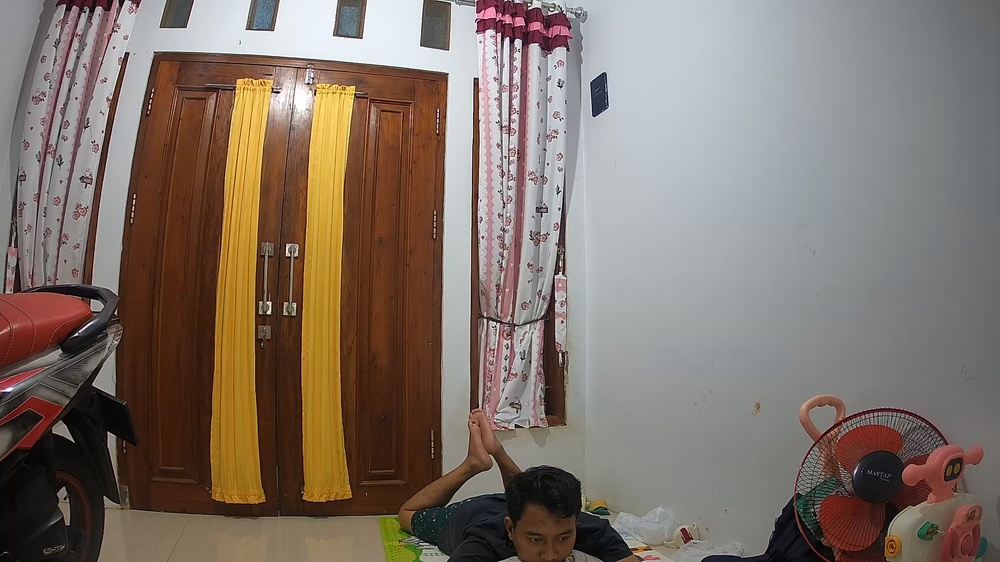
#> input picture storage/datasets/ball/raw/camera14_ball_20260707_205423_697689.jpg, 1000 x 562 px, shrunk from 2560 x 1440 before the run
$ python -i ball_detector.py   (imports and definitions only)
#> lines starting #> are read from the running program, lines starting #| are printed output that depends on the picture; after the words box and inside, x2 and y2 are one past the last pixel; in counts of white or black regions, pixels touching at a corner belong together
#> further down, picture is the input picture: shape (562, 1000, 3); mean B, G, R 104.8, 114.7, 127.6
import cv2
import numpy as np


class BallDetector:

    def __init__(self):
        self.min_area = 8
        self.max_area = 500

    def detect(self, frame):
        hsv = cv2.cvtColor(frame, cv2.COLOR_BGR2HSV)
#> hsv: shape (562, 1000, 3); mean H, S, V 60.1, 71.3, 131.1

        lower = np.array([25, 40, 80])
        upper = np.array([95, 255, 255])

        mask = cv2.inRange(hsv, lower, upper)
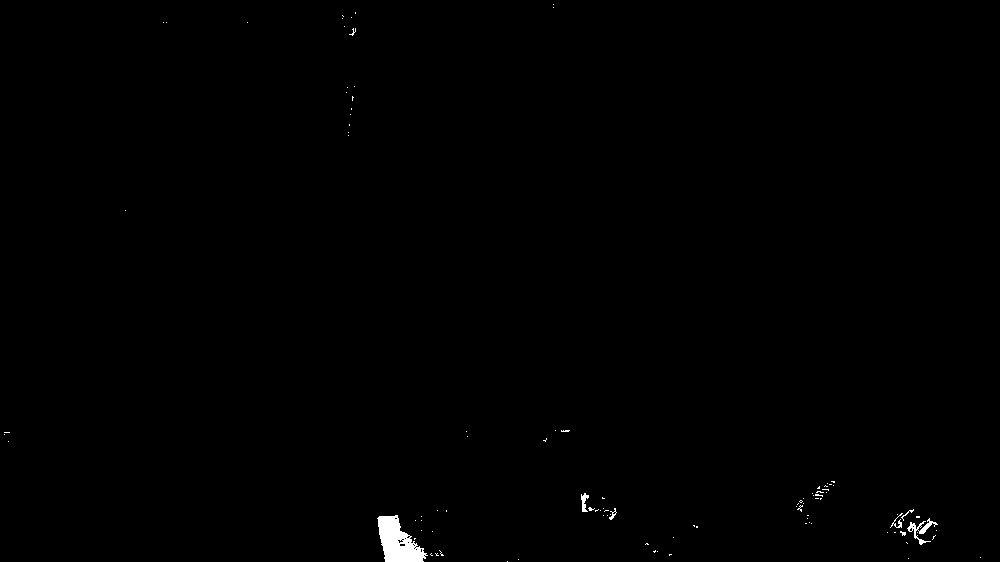
#> mask: shape (562, 1000); 0.38% white; 100 white regions (94 under 20 px), largest, box (x1, y1, x2, y2) and area: (377, 515, 428, 562) 1385, (907, 518, 938, 545) 225, (581, 493, 589, 512) 85, (890, 513, 903, 528) 53, (609, 508, 617, 520) 35, (901, 509, 914, 521) 27

        mask = cv2.medianBlur(mask, 5)
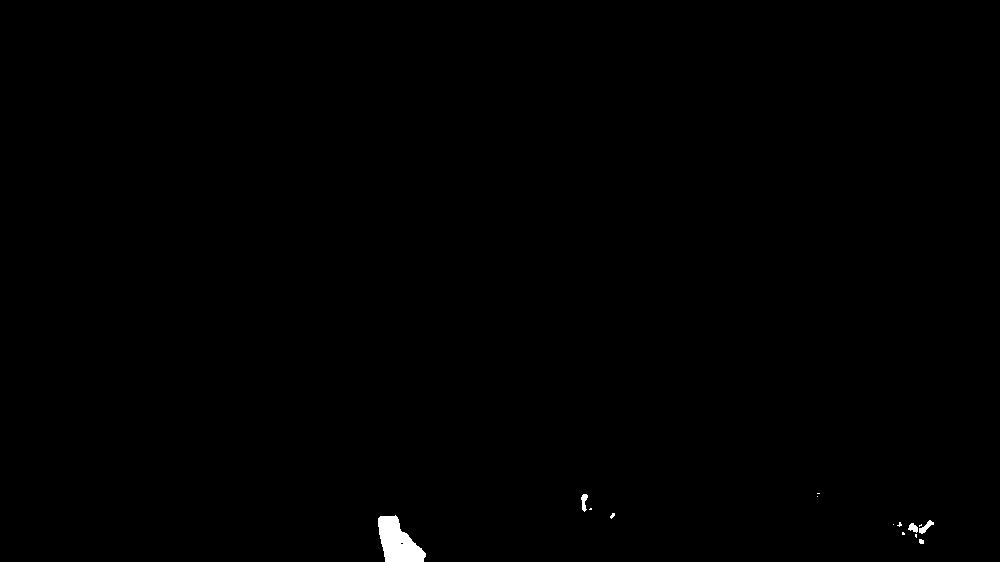
#> mask: shape (562, 1000); 0.3% white; 14 white regions (9 under 20 px), largest, box (x1, y1, x2, y2) and area: (378, 515, 426, 562) 1406, (919, 520, 934, 534) 86, (581, 494, 588, 512) 76, (908, 523, 918, 533) 63, (919, 539, 924, 544) 22
        mask = cv2.erode(mask, None, iterations=1)
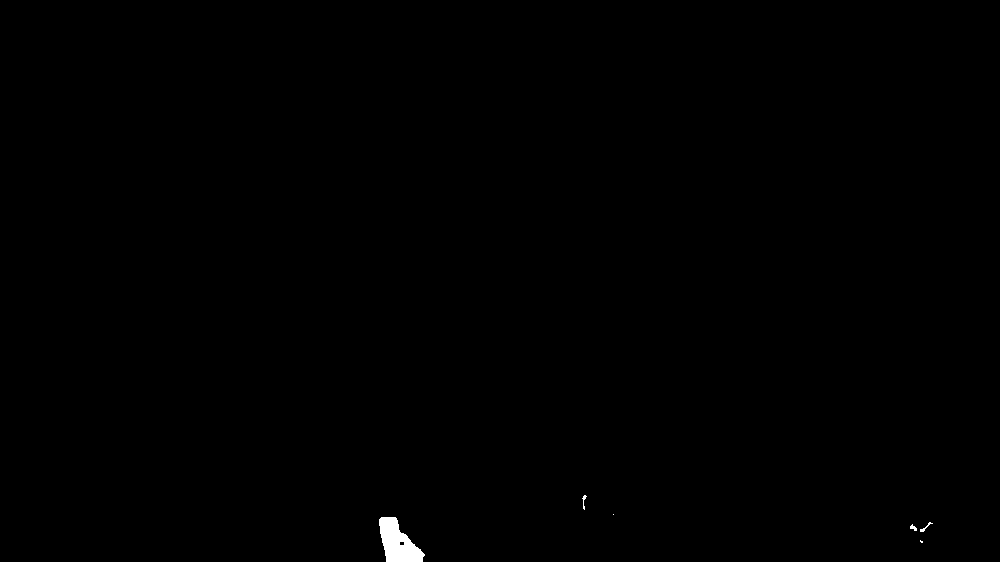
#> mask: shape (562, 1000); 0.24% white; 6 white regions (2 under 20 px), largest, box (x1, y1, x2, y2) and area: (379, 517, 425, 562) 1248, (920, 522, 933, 532) 32, (582, 495, 587, 510) 28, (910, 524, 917, 531) 27
        mask = cv2.dilate(mask, None, iterations=2)
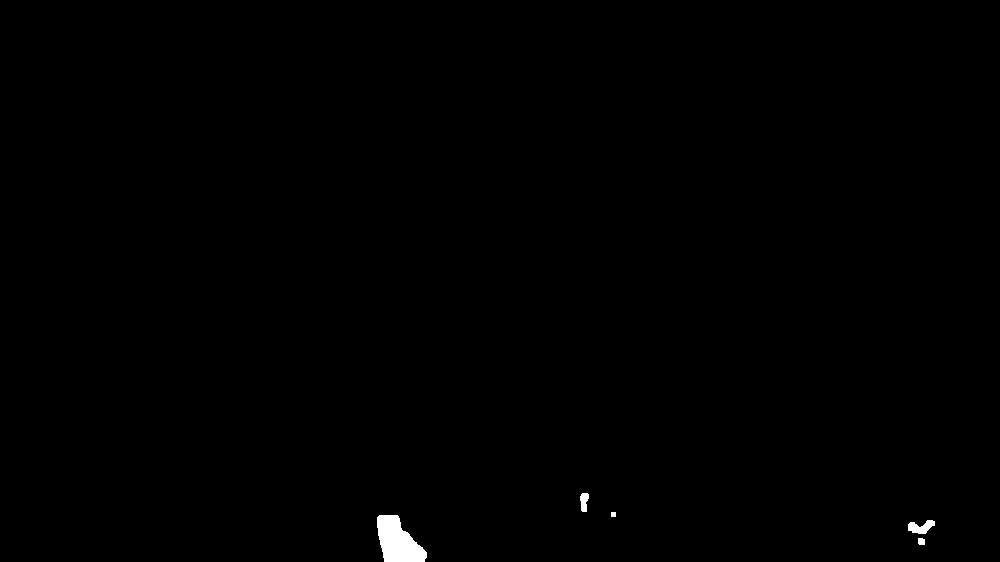
#> mask: shape (562, 1000); 0.35% white; 5 white regions

        contours, _ = cv2.findContours(
            mask,
            cv2.RETR_EXTERNAL,
            cv2.CHAIN_APPROX_SIMPLE
        )
#> contours = 5 contours, 1 with area under 20; largest, box (x1, y1, x2, y2) and area: (377, 515, 427, 562) 1479, (908, 520, 935, 534) 199, (580, 493, 589, 512) 104, (918, 538, 925, 545) 34

        detections = []

        for contour in contours:
            area = cv2.contourArea(contour)

            if area < self.min_area or area > self.max_area:
                continue

            x, y, w, h = cv2.boundingRect(contour)

            ratio = w / float(h) if h else 0

            if ratio < 0.5 or ratio > 2.0:
                continue

            detections.append({
                "label": "ball",
                "confidence": 0.5,
                "x1": int(x),
                "y1": int(y),
                "x2": int(x + w),
                "y2": int(y + h),
                "cx": int(x + w / 2),
                "cy": int(y + h / 2),
                "width": int(w),
                "height": int(h),
                "area": float(area)
            })
#> this loop made 5 passes
#> (area, x, y, w, h, ratio) on passes 1, 2, 5: (34, 918, 538, 7, 7, 1), (199, 908, 520, 27, 14, 1.93), (104.5, 580, 493, 9, 19, 0.474)
#> area on pass 3: 1479
#> after the loop, detections = 3 items

        detections = sorted(
            detections,
            key=lambda d: d["area"],
            reverse=True
        )

        return detections[:1]

    def draw(self, frame, detections):
        output = frame.copy()

        for det in detections:
            cx = det["cx"]
            cy = det["cy"]

            cv2.circle(output, (cx, cy), 10, (0, 255, 255), 2)
            cv2.circle(output, (cx, cy), 3, (0, 255, 255), -1)

            cv2.putText(
                output,
                "Ball",
                (cx + 12, max(cy - 12, 20)),
                cv2.FONT_HERSHEY_SIMPLEX,
                0.6,
                (0, 255, 255),
                2
            )

        return output

>>> import cv2
>>> picture = cv2.imread('../../../storage/datasets/ball/raw/camera14_ball_20260707_205423_697689.jpg')
>>> result = BallDetector().detect(picture)
#> result = 1 item
